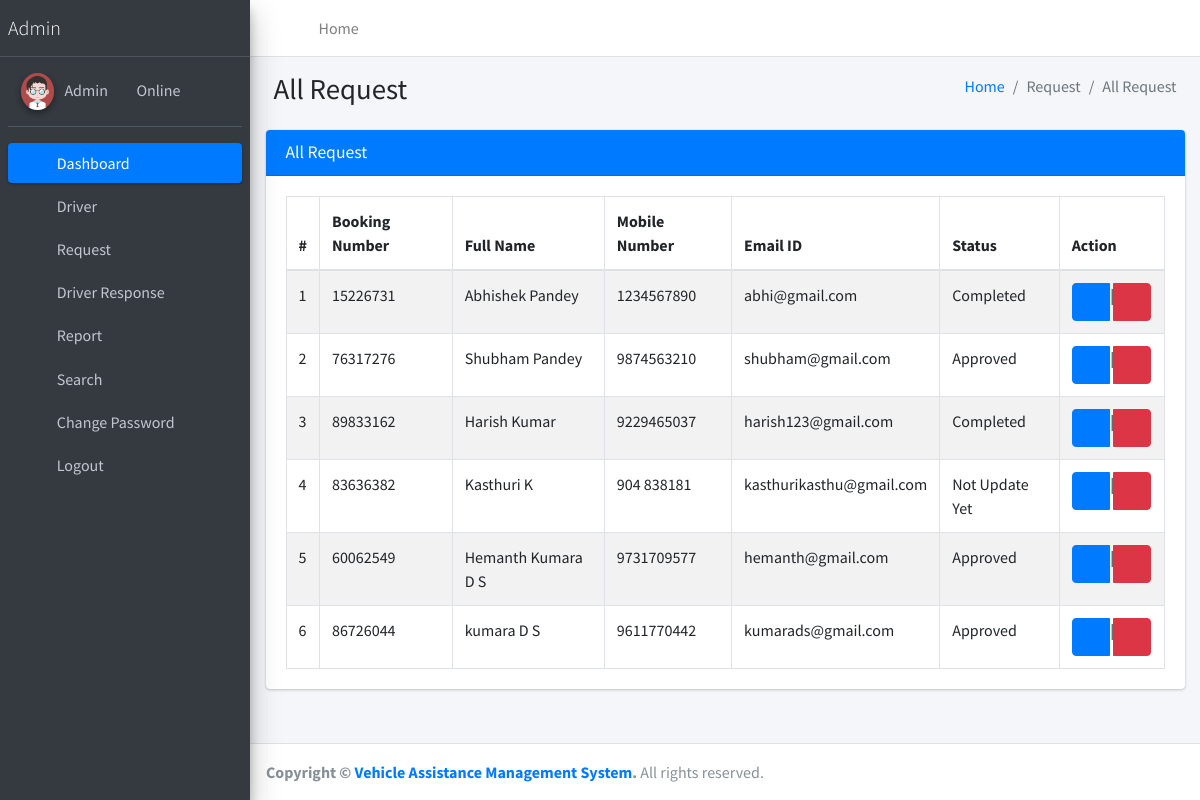
/allRequest/, run on the app's committed database.
### vehicleassist/models.py (models this page shows, shortened)
class Book(models.Model):
    user = models.ForeignKey(User, on_delete=models.CASCADE, null=True)
    BookingNumber = models.CharField(max_length=150, null=True)
    PhoneNumber = models.CharField(max_length=15, null=True)
    PickupLoc = models.CharField(max_length=150, null=True)
    Destination = models.CharField(max_length=200, null=True)
    PickupDate = models.DateField(null=True)
    PickupTime = models.TimeField(null=True)
    DateofRequest = models.DateTimeField(auto_now_add=True)
    Remark = models.CharField(max_length=250, null=True)
    Status = models.CharField(max_length=150, null=True)
    AssignTo = models.ForeignKey(Driver, on_delete=models.CASCADE, null=True)
    UpdationDate = models.DateField(null=True)

### vehicleassist/views.py (the view)
# urls.py: path('allRequest/', allRequest, name='allRequest'),
def allRequest(request):
    book = Book.objects.all()
    return render(request, 'admin/allRequest.html', locals())

### vehicleassist/templates/admin/allRequest.html
{% extends 'adminNavbar.html' %}
{% block main %}
{% load static %}
<section class="content">
    <div class="content-header">
        <div class="container-fluid">
            <div class="row mb-2">
                <div class="col-sm-6">
                    <h1 class="m-0">All Request</h1>
                </div>
                <div class="col-sm-6">
                    <ol class="breadcrumb float-sm-right">
                        <li class="breadcrumb-item"><a href="{% url 'dashboard' %}">Home</a></li>
                        <li class="breadcrumb-item active">Request</li>
                        <li class="breadcrumb-item active">All Request</li>
                    </ol>
                </div>
            </div>
        </div>
    </div>
    <div class="container-fluid">
        <div class="row">
            <div class="col-md-12">
                <div class="card card-primary">
                    <div class="card-header">
                        <h3 class="card-title">All Request</h3>
                    </div>
                    <div class="card-body">
						<table id="example1" class="table table-bordered table-striped">
							<thead>
								<tr>
									<th>#</th>
									<th>Booking Number</th>
                                    <th>Full Name</th>
                                    <th>Mobile Number</th>
                                    <th>Email ID</th>
                                    <th>Status</th>
									<th>Action</th>
								</tr>
							</thead>
							<tbody>
                                {% for i in book %}
								<tr>
									<td>{{forloop.counter}}</td>
									<td>{{i.BookingNumber}}</td>
                                    <td>{{i.user.first_name}} {{i.user.last_name}}</td>
                                    <td>{{i.PhoneNumber}}</td>
                                    <td>{{i.user.username}}</td>
                                    {% if not i.Status %}
                                        <td>Not Update Yet</td>
                                    {% else %}
                                        <td>{{i.Status}}</td>
                                    {% endif %}
									<td>
										<div class="btn-group">
											<a class="btn btn-primary" href="{% url 'viewRequestDetails' i.id %}"><i
												class="fa fa-eye"></i></a> | <a class="btn btn-danger" href="{% url 'deleteRequest' i.user.id %}"><i
												class="fa fa-trash-alt"></i></a>
										</div>
									</td>
								</tr>
								{% endfor %}
							</tbody>
						</table>
					</div>
                </div>
            </div>
        </div>
    </div>
</section>
{% endblock %}

### data on the page
Book: BookingNumber "15226731", user.first_name "Abhishek", user.last_name "Pandey", PhoneNumber "1234567890", user.username "abhi@gmail.com", Status "Completed"
Book: BookingNumber "76317276", user.first_name "Shubham", user.last_name "Pandey", PhoneNumber "9874563210", user.username "shubham@gmail.com", Status "Approved"
Book: BookingNumber "89833162", user.first_name "Harish", user.last_name "Kumar", PhoneNumber "9229465037", user.username "harish123@gmail.com", Status "Completed"
Book: BookingNumber "83636382", user.first_name "Kasthuri", user.last_name "K", PhoneNumber "904 838181", user.username "kasthurikasthu@gmail.com", shows "Not Update Yet"
Book: BookingNumber "60062549", user.first_name "Hemanth", user.last_name "Kumara D S", PhoneNumber "9731709577", user.username "hemanth@gmail.com", Status "Approved"
Book: BookingNumber "86726044", user.first_name "kumara", user.last_name "D S", PhoneNumber "9611770442", user.username "kumarads@gmail.com", Status "Approved"
